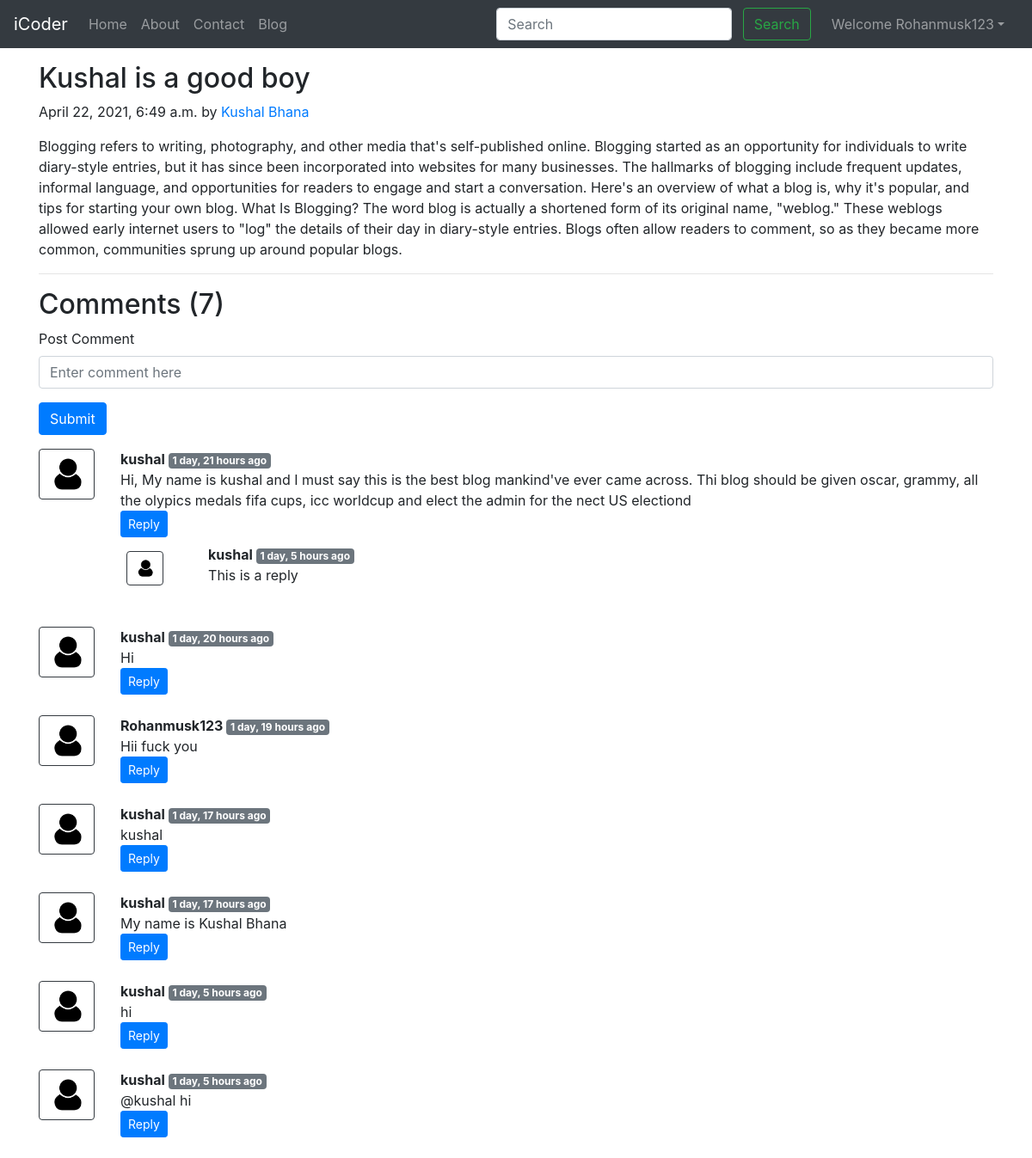
/blog/first-post (signed in), run on the app's committed database.
### blog/models.py (models this page shows, shortened)
class Post(models.Model):
    sno=models.AutoField(primary_key=True)
    title=models.CharField(max_length=255)
    author=models.CharField(max_length=14)
    slug=models.CharField(max_length=130)
    timeStamp=models.DateTimeField(blank=True)
    content=models.TextField()

class BlogComment(models.Model):
    sno= models.AutoField(primary_key=True)
    comment=models.TextField()
    user=models.ForeignKey(User, on_delete=models.CASCADE)
    post=models.ForeignKey(Post, on_delete=models.CASCADE)
    parent=models.ForeignKey('self',on_delete=models.CASCADE, null=True )
    timestamp= models.DateTimeField(default=now)

### blog/views.py (the view)
# urls.py: path('<str:slug>', views.blogPost, name="blogPost"),
def blogPost(request, slug):
    post=Post.objects.filter(slug=slug).first()
    comments= BlogComment.objects.filter(post=post, parent=None)
    replies= BlogComment.objects.filter(post=post).exclude(parent=None)
    replyDict={}
    for reply in replies:
        if reply.parent.sno not in replyDict.keys():
            replyDict[reply.parent.sno]=[reply]
        else:
            replyDict[reply.parent.sno].append(reply)
    context={'post':post, 'comments': comments, 'user': request.user, 'replyDict': replyDict}
    return render(request, "blog/blogPost.html", context)

### blog/templatetags/extras.py (called while the page is built)
@register.filter(name='get_val')
def get_val(dict, key):
    return dict.get(key)

### templates/blog/blogPost.html (shortened to what this page needs)
{% extends 'base.html' %}
{% block body %}
{% load humanize %}
{% load extras %}
<div class="container my-3">
    <h2 class="blog-post-title">{{post.title}}</h2>
    <p class="blog-post-meta">{{post.timeStamp}} by <a href="/about">{{post.author}}</a></p>
    <p>{{post.content}}</p>
    <hr>
</div>
<div class="container">
    <h2> Comments ({{comments.count}}) </h2>
    <div class="my-2">
        {% if user.is_authenticated %}
        <form action="/blog/postComment" method="post">
            <div class="form-group">
                <label for="exampleInputEmail1">Post Comment </label>
                <input type="text" class="form-control" name="comment" placeholder="Enter comment here">
            </div>
            <button type="submit" class="btn btn-primary">Submit</button>
        </form>
        {% else %}
        Please login to post a comment
        {% endif %}
    </div>
    {% for comment in comments %}
    <div class="row my-3">
        <div class="col-md-1  ">
            <img class="rounded mx-auto d-block w-100 border border-dark p-2" src="/static/img/user.png" alt="user">
        </div>
        <div class="col-md-11 ">
            <b> {{comment.user.username}} </b> <span class="badge badge-secondary ">{{comment.timestamp| naturaltime}}</span>
            <div>{{comment.comment}}</div>
            <div class="reply mx-0">
                {% if user.is_authenticated %}
                <button class="btn btn-sm btn-primary" type="button" data-toggle="collapse" data-target="#replyBox{{comment.sno}}" aria-expanded="false" aria-controls="replyBox{{comment.sno}}">
                    Reply
                </button>
                {% else %}
                <button class="btn btn-sm btn-primary" type="button" data-toggle="collapse" data-target="#replyBox{{comment.sno}}" aria-expanded="false" aria-controls="replyBox{{comment.sno}}">
                    Login to reply
                </button>
                {% endif %}
                <div class="replies my-2 ">
                    {% for reply in replyDict|get_val:comment.sno %}
                    <div class="row my-2">
                        <div class="col-md-1 ">
                            <img class="rounded mx-auto d-block w-75 my-2 border border-dark p-2" src="/static/img/user.png" alt="user">
                        </div>
                        <div class="col-md-11">
                            <div class="col-md-11 ">
                                <b> {{reply.user.username}} </b> <span class="badge badge-secondary ">{{reply.timestamp| naturaltime}}</span>
                                <div>{{reply.comment}}</div>
                            </div>
                            <br>
                        </div>
                    </div>
                    {% endfor %}
                </div>
            </div>
        </div>
    </div>
    {% endfor %}
</div>
{% endblock %}

### templates/base.html (shortened to what this page needs)
<!doctype html>
<html lang="en">
  <head>
    <link rel="stylesheet" href="https://stackpath.bootstrapcdn.com/bootstrap/4.5.2/css/bootstrap.min.css">
  </head>
  <body>
    <nav class="navbar navbar-expand-lg navbar-dark bg-dark">
        <a class="navbar-brand" href="/">iCoder</a>
        <div class="collapse navbar-collapse" id="navbarSupportedContent">
          <ul class="navbar-nav mr-auto">
            <li class="nav-item {% block homeactive %}  {% endblock homeactive %}">
              <a class="nav-link" href="/">Home <span class="sr-only">(current)</span></a>
            </li>
            <li class="nav-item {% block aboutactive %}  {% endblock aboutactive %}" >
              <a class="nav-link" href="/about">About</a>
            </li>
            <li class="nav-item {% block contactactive %}  {% endblock contactactive %} ">
              <a class="nav-link" href="/contact">Contact</a>
            </li>
            <li class="nav-item {% block blogactive %}  {% endblock blogactive %} ">
              <a class="nav-link" href="/blog">Blog</a>
            </li>
          </ul>
          <div class="ml-auto form-inline ">
          <form method="get" action="/search"class="my-2 my-lg-0 mx-3">
            <input class="form-control mr-sm-2" type="search" placeholder="Search" aria-label="Search" name="query" id="query">
            <button class="btn btn-outline-success my-2 my-sm-0 " type="submit">Search</button>
          </form>
{% if user.is_authenticated %}
<ul class="navbar-nav mr-2">
<li class="nav-item dropdown">
<a class="nav-link dropdown-toggle" href='#' id="navbarDropdown" role="button" data-toggle="dropdown"> Welcome {{request.user}}</a>
      </li>
      </ul>
      </div>
{% endif %}
        </div>
      </nav>
      {% block body %}  {% endblock body %}
  </body>
</html>

### data on the page
Post: title "Kushal is a good boy", timeStamp "April 22, 2021, 6:49 a.m.", author "Kushal Bhana", content "Blogging refers to writing, photography, and other media that's self-published online. Blogging started as an opportunity for individuals to write diary-style entries, but it has since been incorporated into websites for many businesses. The hallmarks of blogging include frequent updates, informal language, and opportunities for readers to engage and start a conversation. Here's an overview of what a blog is, why it's popular, and tips for starting your own blog. What Is Blogging? The word blog is actually a shortened form of its original name, \"weblog.\" These weblogs allowed early internet users to \"log\" the details of their day in diary-style entries. Blogs often allow readers to comment,…"
BlogComment: user.username "kushal", timestamp "1 day, 21 hours ago", comment "Hi, My name is kushal and I must say this is the best blog mankind've ever came across. Thi blog should be given oscar, grammy, all the olypics medals fifa cups, icc worldcup and elect the admin for the nect US electiond"
BlogComment: user.username "kushal", timestamp "1 day, 5 hours ago", comment "This is a reply"
BlogComment: user.username "kushal", timestamp "1 day, 20 hours ago", comment "Hi"
BlogComment: user.username "Rohanmusk123", timestamp "1 day, 19 hours ago", comment "Hii fuck you"
BlogComment: user.username "kushal", timestamp "1 day, 17 hours ago", comment "kushal"
BlogComment: user.username "kushal", timestamp "1 day, 17 hours ago", comment "My name is Kushal Bhana"
BlogComment: user.username "kushal", timestamp "1 day, 5 hours ago", comment "hi"
BlogComment: user.username "kushal", timestamp "1 day, 5 hours ago", comment "@kushal hi"

### other printed values
{{ request.user }} "Rohanmusk123"
{{ comments.count }} "7"
